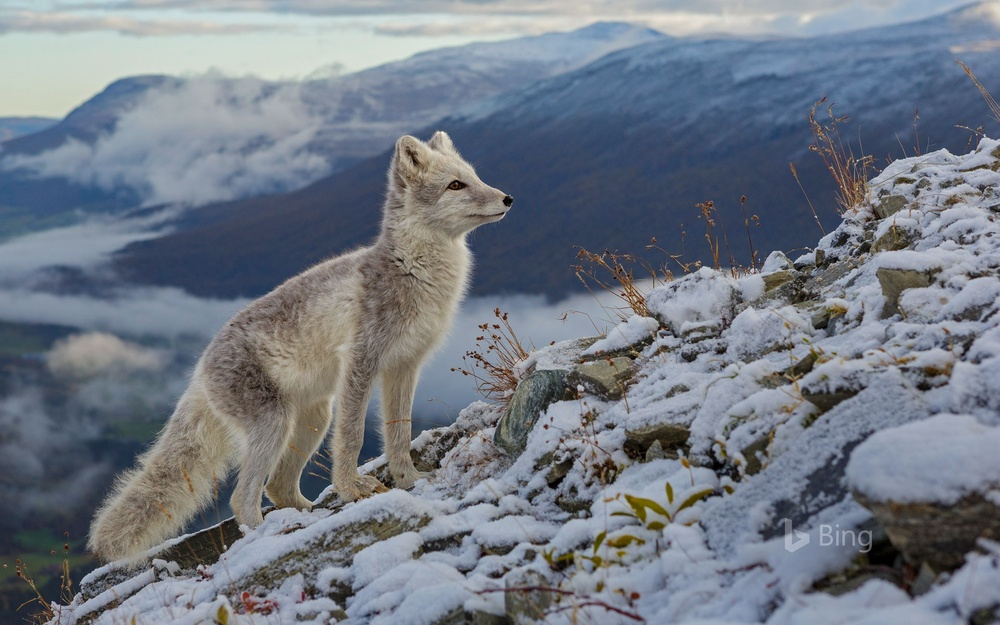
#> input picture image/image.jpg, 1000 x 625 px, shrunk from 1920 x 1200 before the run
$ python visualize.py
#> lines starting #> are read from the running program, lines starting #| are printed output that depends on the picture
# -*- coding: utf-8 -*-
"""
Created on Thu Nov  7 21:37:32 2019

@author: jiang
"""

import matplotlib.pyplot as plt
from PIL import Image
import numpy as np


img = Image.open('image.jpg')
#> img is the input picture: PIL image 1000x625 RGB; mean R, G, B 113.7, 121.3, 132.4
width, height = img.size
#> width = 1000; height = 625
img=img.convert('L')
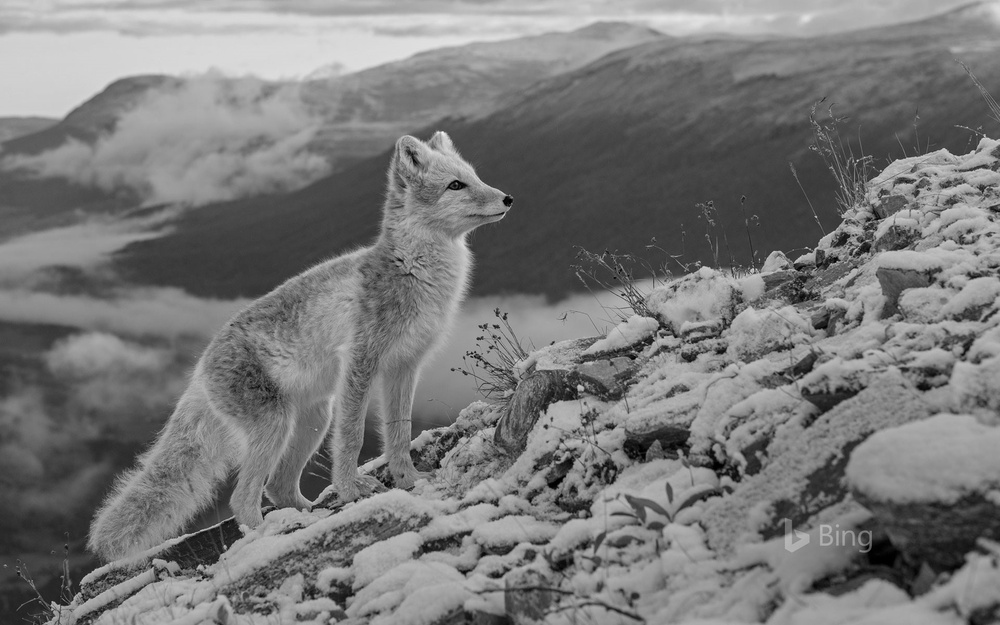
#> img: PIL image 1000x625 L; min 0, max 253, mean 120.3
data = np.matrix(img)
print(data)
#> (printed output is left out)
plt.imshow(data, cmap = 'gray', vmin = 0, vmax = 255)
